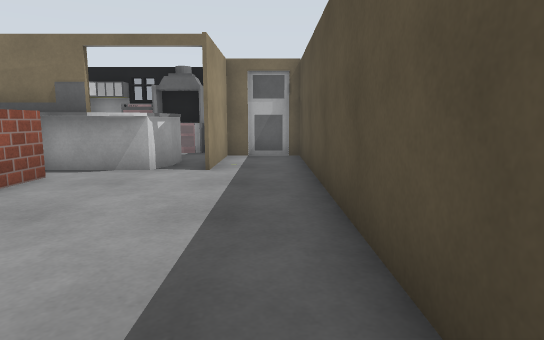
View 1 (above)

12 first-person views from a walk through a world built for the Gazebo simulator. The camera is 1 m above the floor, tilts 8° down and sees 75° across. The floor is counted in squares, 1 m on a side. Each view is taken from the middle of a square. On the plan, view 1 faces up. The plan holds only what a view shows up to about 13 squares ahead; the rest is blank. Some stock models are drawn as simple stand-ins. Some surface patterns are stand-ins.

View 2
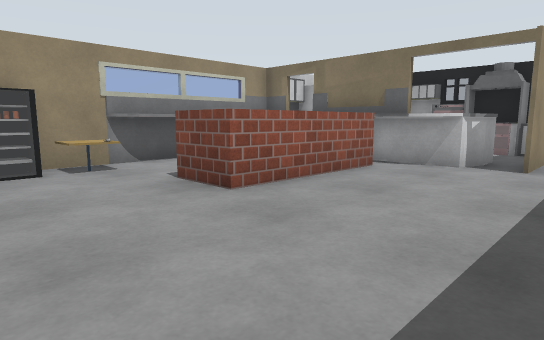

View 3
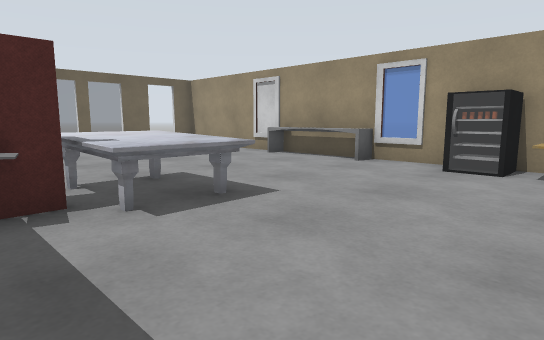

View 4
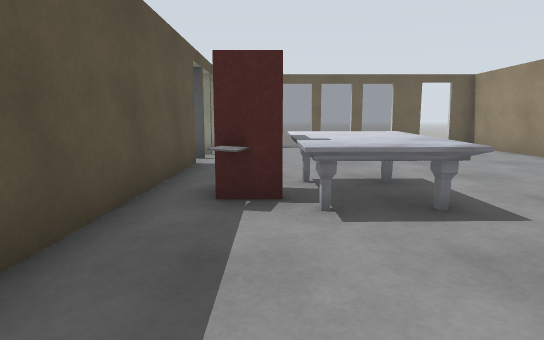

View 5
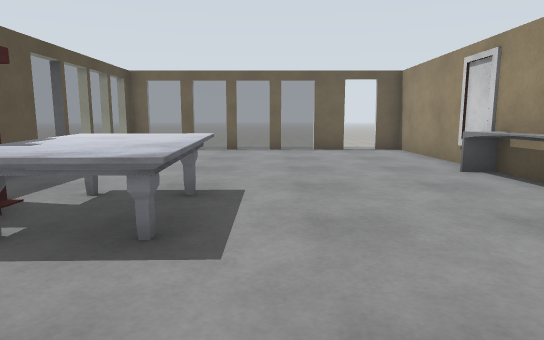

View 6
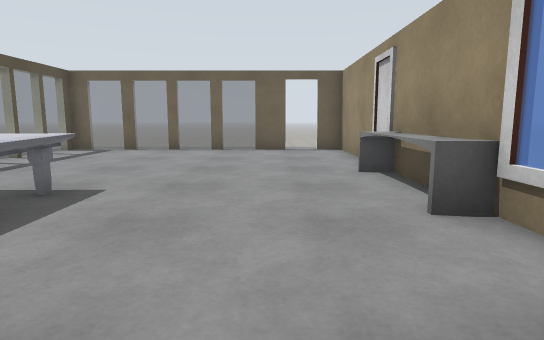

View 7
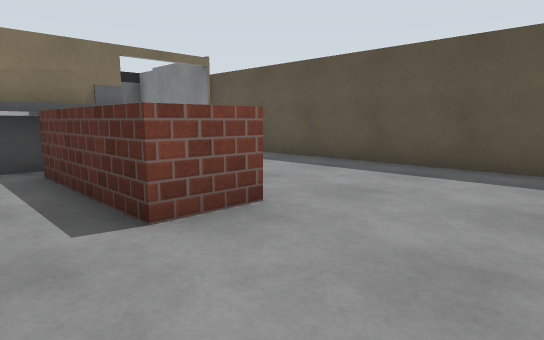

View 8
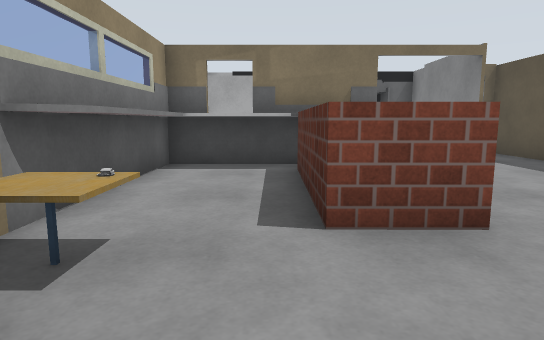

View 9
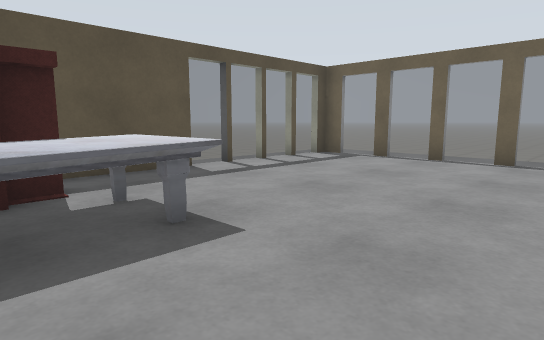

View 10
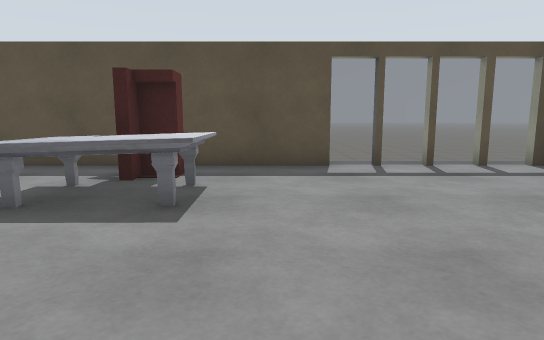

View 11
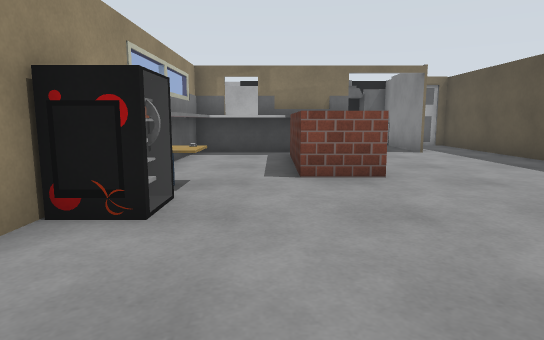

View 12
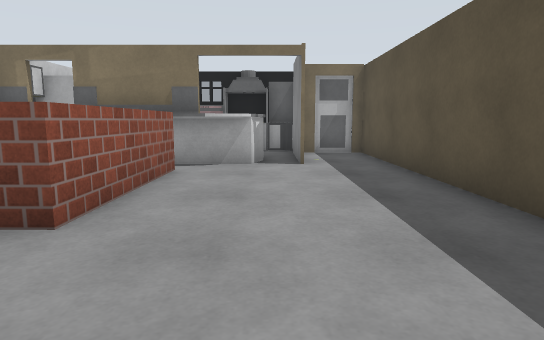

### Floor plan
Key: @ floor where view 1 was taken; # wall or solid block; . main floor; - floor 0.25 m lower than the main floor; = window, fence, low wall or low ledge; B brick box; T cafe table; M marble table; G grey box; S sofa.
Columns run from 8 left of view 1 to 3 right of it. Each row starts with its distance up from view 1.
 12   ######
 11   ######
 10       ####
  9 ##    ##.#
  8 ##    ##.#
  7 #######..#
  6 ###BB....#
  5 #..BB....#
  4 #..BB....#
  3 #..BB....#
  2 #T.BB....#
  1 TT.......#
  0 #=......@#
 -1 #........#
 -2 =....MMG.#
 -3 #....MMS.#
 -4 #....MM..#
 -5 #........#
 -6 #........#
 -7 =........=-
 -8 #........=--
 -9 #........=--
-10 #........=--
-11 #.#=#==#=#-
-12    ......

Positions as (right, up) in squares from view 1, and headings:
1: (0, 0), facing up
2: (0, -1), facing up-left
3: (0, 2), facing down-left
4: (-1, 2), facing down
5: (-4, 1), facing down
6: (-6, 1), facing down
7: (-7, -1), facing up-right
8: (-6, -1), facing up
9: (-6, -2), facing down-right
10: (-7, -5), facing right
11: (-6, -4), facing up
12: (-2, -1), facing up
